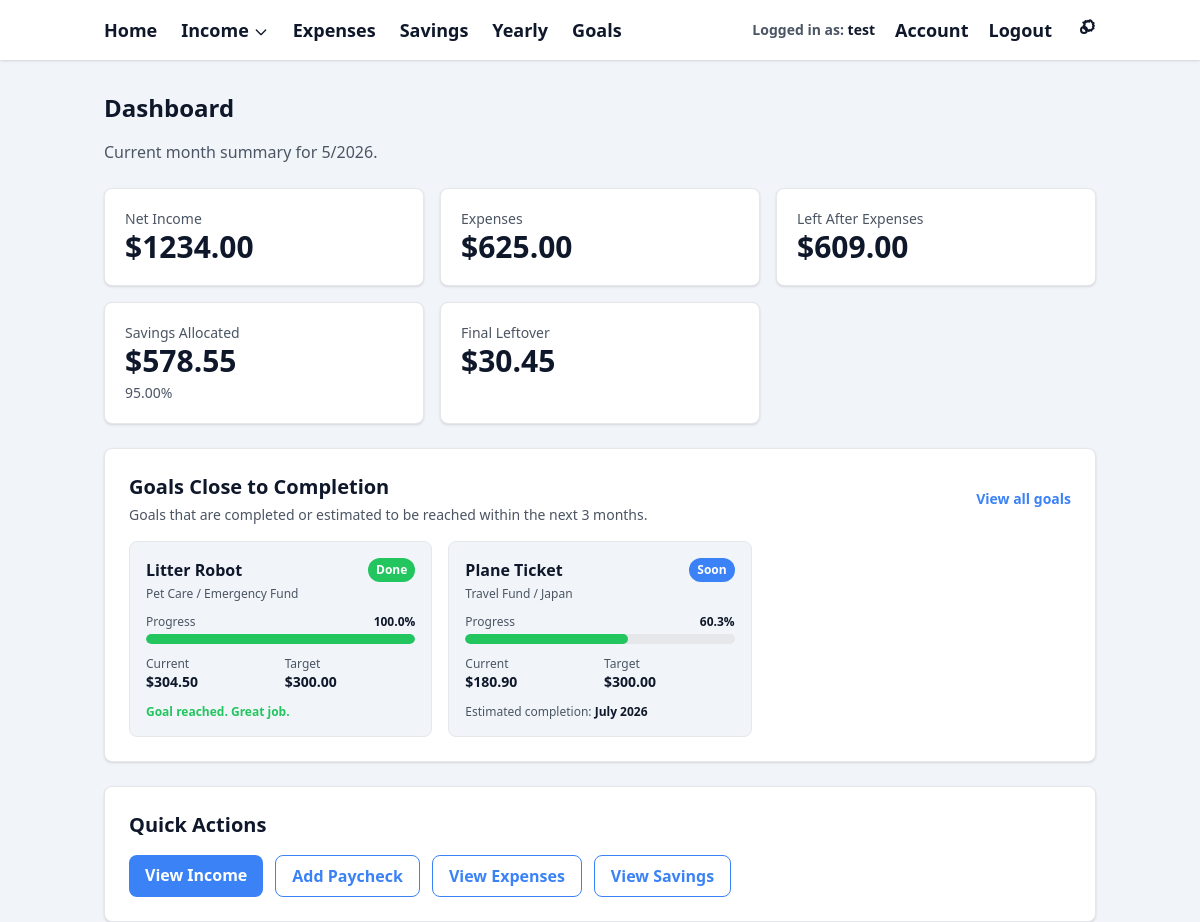
Screenshot of / (signed in) with the database file from the repository.
### models.py (models this page shows)
class Goal(db.Model):
    id = db.Column(db.Integer, primary_key=True)
    user_id = db.Column(db.Integer, db.ForeignKey("user.id"), nullable=False)
    title = db.Column(db.String(120), nullable=False)
    bucket = db.Column(db.String(120), nullable=False)
    name = db.Column(db.String(120), nullable=False)
    target_amount = db.Column(db.Float, nullable=False)
    starting_amount = db.Column(db.Float, default=0.0)
    start_year = db.Column(db.Integer, nullable=False)
    start_month = db.Column(db.Integer, nullable=False)
    is_active = db.Column(db.Boolean, default=True)
    created_at = db.Column(db.DateTime, default=datetime.utcnow)

### app.py (the view)
    @app.route("/")
    @login_required
    def home():
        user = get_current_user()
        today = date.today()
        year = today.year
        month = today.month
        month_start = date(year, month, 1)
        if month == 12:
            next_month_start = date(year + 1, 1, 1)
        else:
            next_month_start = date(year, month + 1, 1)
        paychecks = (
            Paycheck.query
            .filter(
                Paycheck.user_id == user.id,
                Paycheck.pay_date >= month_start,
                Paycheck.pay_date < next_month_start,
            )
            .all()
        )
        total_income = sum(p.net_amount for p in paychecks)
        expenses = (
            Expense.query
            .filter_by(user_id=user.id, year=year, month=month, is_active=True)
            .all()
        )
        total_expenses = sum(e.cost for e in expenses)
        money_left_after_expenses = total_income - total_expenses
        savings_allocations = (
            SavingsAllocation.query
            .filter_by(user_id=user.id, year=year, month=month, is_active=True)
            .all()
        )
        total_savings_percent = sum(s.percent for s in savings_allocations)
        total_savings_amount = money_left_after_expenses * (total_savings_percent / 100.0)
        final_leftover = money_left_after_expenses - total_savings_amount
        active_goals = (
            Goal.query
            .filter_by(
                user_id=user.id,
                is_active=True,
            )
            .order_by(Goal.created_at.desc())
            .all()
        )
        goals_close_to_completion = []
        for goal in active_goals:
            progress = calculate_goal_progress(goal, user)
            estimated_months = progress.get("estimated_months_remaining")
            is_completed = progress.get("status") == "completed"
            is_close = (
                estimated_months is not None
                and estimated_months <= 3
            )
            if is_completed or is_close:
                goals_close_to_completion.append(
                    {
                        "goal": goal,
                        "progress": progress,
                    }
                )
        goals_close_to_completion.sort(
            key=lambda item: (
                item["progress"]["estimated_months_remaining"]
                if item["progress"]["estimated_months_remaining"] is not None
                else 999
            )
        )
        goals_close_to_completion = goals_close_to_completion[:3]
        return render_template(
            "dashboard.html",
            year=year,
            month=month,
            total_income=total_income,
            total_expenses=total_expenses,
            money_left_after_expenses=money_left_after_expenses,
            total_savings_percent=total_savings_percent,
            total_savings_amount=total_savings_amount,
            final_leftover=final_leftover,
            goals_close_to_completion=goals_close_to_completion,
        )

### templates/dashboard.html (shortened to what this page needs)
{% extends "base.html" %}
{% block content %}
<h2 class="text-2xl font-bold mb-4" style="color: var(--color-text);">
  Dashboard
</h2>
<p class="mb-6" style="color: var(--color-text-secondary);">
  Current month summary for {{ month }}/{{ year }}.
</p>
<div class="grid grid-cols-1 sm:grid-cols-2 lg:grid-cols-3 gap-4 mb-6">
  <div class="shadow rounded-lg p-5"
       style="background-color: var(--color-card-bg); border: 1px solid var(--color-border);">
    <div class="text-sm" style="color: var(--color-text-secondary);">
      Net Income
    </div>
    <div class="text-3xl font-bold" style="color: var(--color-text);">
      ${{ "%.2f"|format(total_income) }}
    </div>
  </div>
  <div class="shadow rounded-lg p-5"
       style="background-color: var(--color-card-bg); border: 1px solid var(--color-border);">
    <div class="text-sm" style="color: var(--color-text-secondary);">
      Expenses
    </div>
    <div class="text-3xl font-bold" style="color: var(--color-text);">
      ${{ "%.2f"|format(total_expenses) }}
    </div>
  </div>
  <div class="shadow rounded-lg p-5"
       style="background-color: var(--color-card-bg); border: 1px solid var(--color-border);">
    <div class="text-sm" style="color: var(--color-text-secondary);">
      Left After Expenses
    </div>
    <div class="text-3xl font-bold" style="color: var(--color-text);">
      ${{ "%.2f"|format(money_left_after_expenses) }}
    </div>
  </div>
  <div class="shadow rounded-lg p-5"
       style="background-color: var(--color-card-bg); border: 1px solid var(--color-border);">
    <div class="text-sm" style="color: var(--color-text-secondary);">
      Savings Allocated
    </div>
    <div class="text-3xl font-bold" style="color: var(--color-text);">
      ${{ "%.2f"|format(total_savings_amount) }}
    </div>
    <div class="text-sm mt-1" style="color: var(--color-text-secondary);">
      {{ "%.2f"|format(total_savings_percent) }}%
    </div>
  </div>
  <div class="shadow rounded-lg p-5"
       style="background-color: var(--color-card-bg); border: 1px solid var(--color-border);">
    <div class="text-sm" style="color: var(--color-text-secondary);">
      Final Leftover
    </div>
    <div class="text-3xl font-bold" style="color: var(--color-text);">
      ${{ "%.2f"|format(final_leftover) }}
    </div>
  </div>
</div>
<div class="shadow rounded-lg p-6 mb-6"
     style="background-color: var(--color-card-bg); border: 1px solid var(--color-border);">
  <div class="flex flex-col sm:flex-row sm:items-center sm:justify-between gap-3 mb-4">
    <div>
      <h3 class="text-xl font-semibold" style="color: var(--color-text);">
        Goals Close to Completion
      </h3>
      <p class="text-sm mt-1" style="color: var(--color-text-secondary);">
        Goals that are completed or estimated to be reached within the next 3 months.
      </p>
    </div>
    <a
      href="{{ url_for('goals') }}"
      class="text-sm font-semibold hover:underline"
      style="color: var(--color-primary);"
    >
      View all goals
    </a>
  </div>
  {% if goals_close_to_completion %}
    <div class="grid grid-cols-1 lg:grid-cols-3 gap-4">
      {% for item in goals_close_to_completion %}
        {% set goal = item.goal %}
        {% set progress = item.progress %}
        <div class="rounded-lg p-4"
             style="border: 1px solid var(--color-border); background-color: var(--color-bg);">
          <div class="flex items-start justify-between gap-3 mb-3">
            <div>
              <h4 class="font-bold" style="color: var(--color-text);">
                {{ goal.title }}
              </h4>
              <p class="text-xs mt-1" style="color: var(--color-text-secondary);">
                {{ goal.bucket }} / {{ goal.name }}
              </p>
            </div>
            {% if progress.status == "completed" %}
              <span
                class="text-xs rounded-full px-2 py-1 font-semibold"
                style="background-color: var(--color-success); color: white;"
              >
                Done
              </span>
            {% else %}
              <span
                class="text-xs rounded-full px-2 py-1 font-semibold"
                style="background-color: var(--color-primary); color: white;"
              >
                Soon
              </span>
            {% endif %}
          </div>
          <div class="mb-3">
            <div class="flex justify-between text-xs mb-1">
              <span style="color: var(--color-text-secondary);">
                Progress
              </span>
              <span class="font-semibold" style="color: var(--color-text);">
                {{ "%.1f"|format(progress.percent_complete) }}%
              </span>
            </div>
            <div class="w-full rounded-full overflow-hidden"
                 style="height: 10px; background-color: var(--color-border);">
              <div
                class="h-full rounded-full"
                style="
                  width: {{ progress.percent_complete }}%;
                  background-color: var(--color-success);
                "
              ></div>
            </div>
          </div>
          <div class="grid grid-cols-2 gap-2 text-sm mb-3">
            <div>
              <div class="text-xs" style="color: var(--color-text-secondary);">
                Current
              </div>
              <div class="font-bold" style="color: var(--color-text);">
                ${{ "%.2f"|format(progress.current_amount) }}
              </div>
            </div>
            <div>
              <div class="text-xs" style="color: var(--color-text-secondary);">
                Target
              </div>
              <div class="font-bold" style="color: var(--color-text);">
                ${{ "%.2f"|format(goal.target_amount) }}
              </div>
            </div>
          </div>
          {% if progress.status == "completed" %}
            <p class="text-xs font-semibold" style="color: var(--color-success);">
              Goal reached. Great job.
            </p>
          {% elif progress.estimated_completion_label %}
            <p class="text-xs" style="color: var(--color-text-secondary);">
              Estimated completion:
              <span class="font-semibold" style="color: var(--color-text);">
                {{ progress.estimated_completion_label }}
              </span>
            </p>
          {% else %}
            <p class="text-xs" style="color: var(--color-text-secondary);">
              Keep contributing to build a stronger estimate.
            </p>
          {% endif %}
        </div>
      {% endfor %}
    </div>
  {% endif %}
</div>
<div class="shadow rounded-lg p-6"
     style="background-color: var(--color-card-bg); border: 1px solid var(--color-border);">
  <h3 class="text-xl font-semibold mb-4" style="color: var(--color-text);">
    Quick Actions
  </h3>
  <div class="flex flex-wrap gap-3">
    <a href="{{ url_for('income_month_view', year=year, month=month) }}"
       class="btn-primary inline-block">
      View Income
    </a>
    <a href="{{ url_for('income_form') }}"
       class="btn-secondary inline-block">
      Add Paycheck
    </a>
    <a href="{{ url_for('expenses_month_view', year=year, month=month) }}"
       class="btn-secondary inline-block">
      View Expenses
    </a>
    <a href="{{ url_for('savings_month_view', year=year, month=month) }}"
       class="btn-secondary inline-block">
      View Savings
    </a>
  </div>
</div>
{% endblock %}

### templates/base.html (shortened to what this page needs)
<!DOCTYPE html>
<html lang="en">
<head>
    <script src="https://cdn.tailwindcss.com"></script>
</head>
<body class="text-gray-800">
    <nav class="shadow mb-8" style="background-color: var(--color-navbar-bg);">
        <div class="max-w-5xl mx-auto px-4 py-4 flex items-center justify-between text-lg font-semibold">
            <div class="flex gap-6 items-center">
                <a href="{{ url_for('home') }}" class="nav-link">
                    Home
                </a>
                {% if session.get("user_id") %}
                    <div x-data="{ open: false }" class="relative">
                        <button
                            @click="open = !open"
                            @click.away="open = false"
                            class="nav-link flex items-center gap-1"
                        >
                            Income
                            <svg class="w-4 h-4 mt-1"
                                 fill="none"
                                 stroke="currentColor"
                                 stroke-width="2"
                                 viewBox="0 0 24 24">
                                <path
                                    stroke-linecap="round"
                                    stroke-linejoin="round"
                                    d="M19 9l-7 7-7-7"
                                />
                            </svg>
                        </button>
                    </div>
                    <a href="{{ url_for('expenses_view_redirect') }}"
                       class="nav-link">
                        Expenses
                    </a>
                    <a href="{{ url_for('savings_view_redirect') }}"
                       class="nav-link">
                        Savings
                    </a>
                    <a href="{{ url_for('yearly') }}" class="nav-link">
                        Yearly
                    </a>
                    <a href="{{ url_for('goals') }}" class="nav-link">
                        Goals
                    </a>
                {% endif %}
            </div>
            <div class="flex items-center gap-5">
                {% if session.get("user_id") %}
                    <div class="text-sm hidden sm:block"
                         style="color: var(--color-text-secondary);">
                        Logged in as:
                        <span style="color: var(--color-text); font-weight: 600;">
                            {{ session.get("display_name") or session.get("user_email") }}
                        </span>
                    </div>
                    <a href="{{ url_for('account') }}"
                        class="nav-link">
                        Account
                    </a>
                    <a href="{{ url_for('logout') }}"
                       class="nav-link">
                        Logout
                    </a>
                    <a href="{{ url_for('settings') }}"
                       class="nav-link"
                       title="Settings">
                    </a>
                {% endif %}
            </div>
        </div>
    </nav>
    <div class="max-w-5xl mx-auto px-4">
        {% block content %}
        {% endblock %}
    </div>
</body>
</html>

### templates/base.html (style rules this page uses)
:root { --color-bg: #f1f5f9; --color-navbar-bg: #ffffff; --color-card-bg: #ffffff; --color-border: #e5e7eb; --color-input-bg: #ffffff; --color-text: #0f172a; --color-text-secondary: #4b5563; --color-primary: #3b82f6; --color-primary-hover: #2563eb; --color-accent: #93c5fd; --color-success: #22c55e; --color-error: #ef4444; --color-warning: #f59e0b; }
body { background-color: var(--color-bg); color: var(--color-text); }
.btn-primary { background-color: var(--color-primary); color: #ffffff; border-radius: 0.5rem; padding: 0.5rem 1rem; font-weight: 600; transition: background-color 0.15s ease, transform 0.1s ease; }
.btn-secondary { border-radius: 0.5rem; padding: 0.5rem 1rem; font-weight: 600; border: 1px solid var(--color-primary); color: var(--color-primary); background-color: transparent; transition: background-color 0.15s ease, transform 0.1s ease; }
.nav-link { color: var(--color-text); }

### rows the page displays
Goal: title "Litter Robot", bucket "Pet Care", name "Emergency Fund", target_amount "300.00"
Goal: title "Plane Ticket", bucket "Travel Fund", name "Japan", target_amount "300.00"

### other values shown
{{ session.get("display_name") or session.get("user_email") }} "test"
{{ month }} "5"
{{ year }} "2026"
{{ "%.2f"|format(total_income) }} "1234.00"
{{ "%.2f"|format(total_expenses) }} "625.00"
{{ "%.2f"|format(money_left_after_expenses) }} "609.00"
{{ "%.2f"|format(total_savings_amount) }} "578.55"
{{ "%.2f"|format(total_savings_percent) }} "95.00"
{{ "%.2f"|format(final_leftover) }} "30.45"
{{ "%.1f"|format(progress.percent_complete) }} "100.0" "60.3"
{{ "%.2f"|format(progress.current_amount) }} "304.50" "180.90"
{{ progress.estimated_completion_label }} "July 2026"
